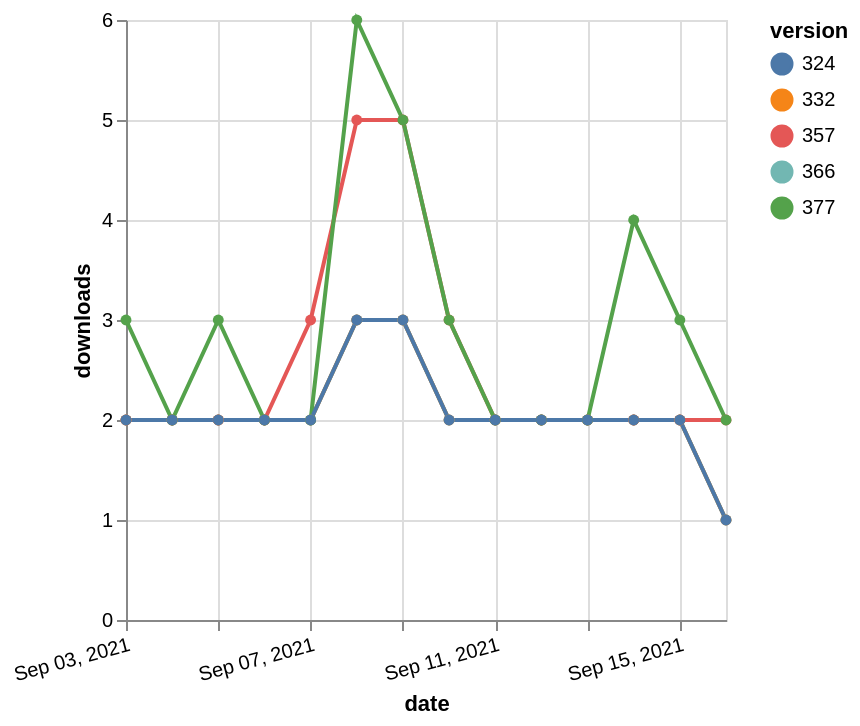

This figure's Vega-Lite source:
### Vega-Lite specification from a JSON file in a GitHub repository (floating-point values rounded to 4 significant figures)
{"$schema": "https://vega.github.io/schema/vega-lite/v5.json", "description": "A simple bar chart with embedded data.", "data": {"values": [{"date": "2021-09-03", "total": 2351, "delta": 2, "version": "366"}, {"date": "2021-09-04", "total": 2353, "delta": 2, "version": "366"}, {"date": "2021-09-05", "total": 2355, "delta": 2, "version": "366"}, {"date": "2021-09-06", "total": 2357, "delta": 2, "version": "366"}, {"date": "2021-09-07", "total": 2359, "delta": 2, "version": "366"}, {"date": "2021-09-08", "total": 2362, "delta": 3, "version": "366"}, {"date": "2021-09-09", "total": 2365, "delta": 3, "version": "366"}, {"date": "2021-09-10", "total": 2367, "delta": 2, "version": "366"}, {"date": "2021-09-11", "total": 2369, "delta": 2, "version": "366"}, {"date": "2021-09-12", "total": 2371, "delta": 2, "version": "366"}, {"date": "2021-09-13", "total": 2373, "delta": 2, "version": "366"}, {"date": "2021-09-14", "total": 2375, "delta": 2, "version": "366"}, {"date": "2021-09-15", "total": 2377, "delta": 2, "version": "366"}, {"date": "2021-09-16", "total": 2378, "delta": 1, "version": "366"}, {"date": "2021-09-03", "total": 2962, "delta": 2, "version": "357"}, {"date": "2021-09-04", "total": 2964, "delta": 2, "version": "357"}, {"date": "2021-09-05", "total": 2966, "delta": 2, "version": "357"}, {"date": "2021-09-06", "total": 2968, "delta": 2, "version": "357"}, {"date": "2021-09-07", "total": 2971, "delta": 3, "version": "357"}, {"date": "2021-09-08", "total": 2976, "delta": 5, "version": "357"}, {"date": "2021-09-09", "total": 2981, "delta": 5, "version": "357"}, {"date": "2021-09-10", "total": 2984, "delta": 3, "version": "357"}, {"date": "2021-09-11", "total": 2986, "delta": 2, "version": "357"}, {"date": "2021-09-12", "total": 2988, "delta": 2, "version": "357"}, {"date": "2021-09-13", "total": 2990, "delta": 2, "version": "357"}, {"date": "2021-09-14", "total": 2992, "delta": 2, "version": "357"}, {"date": "2021-09-15", "total": 2994, "delta": 2, "version": "357"}, {"date": "2021-09-16", "total": 2996, "delta": 2, "version": "357"}, {"date": "2021-09-03", "total": 2794, "delta": 2, "version": "332"}, {"date": "2021-09-04", "total": 2796, "delta": 2, "version": "332"}, {"date": "2021-09-05", "total": 2798, "delta": 2, "version": "332"}, {"date": "2021-09-06", "total": 2800, "delta": 2, "version": "332"}, {"date": "2021-09-07", "total": 2802, "delta": 2, "version": "332"}, {"date": "2021-09-08", "total": 2805, "delta": 3, "version": "332"}, {"date": "2021-09-09", "total": 2808, "delta": 3, "version": "332"}, {"date": "2021-09-10", "total": 2810, "delta": 2, "version": "332"}, {"date": "2021-09-11", "total": 2812, "delta": 2, "version": "332"}, {"date": "2021-09-12", "total": 2814, "delta": 2, "version": "332"}, {"date": "2021-09-13", "total": 2816, "delta": 2, "version": "332"}, {"date": "2021-09-14", "total": 2818, "delta": 2, "version": "332"}, {"date": "2021-09-15", "total": 2820, "delta": 2, "version": "332"}, {"date": "2021-09-16", "total": 2821, "delta": 1, "version": "332"}, {"date": "2021-09-03", "total": 2362, "delta": 3, "version": "377"}, {"date": "2021-09-04", "total": 2364, "delta": 2, "version": "377"}, {"date": "2021-09-05", "total": 2367, "delta": 3, "version": "377"}, {"date": "2021-09-06", "total": 2369, "delta": 2, "version": "377"}, {"date": "2021-09-07", "total": 2371, "delta": 2, "version": "377"}, {"date": "2021-09-08", "total": 2377, "delta": 6, "version": "377"}, {"date": "2021-09-09", "total": 2382, "delta": 5, "version": "377"}, {"date": "2021-09-10", "total": 2385, "delta": 3, "version": "377"}, {"date": "2021-09-11", "total": 2387, "delta": 2, "version": "377"}, {"date": "2021-09-12", "total": 2389, "delta": 2, "version": "377"}, {"date": "2021-09-13", "total": 2391, "delta": 2, "version": "377"}, {"date": "2021-09-14", "total": 2395, "delta": 4, "version": "377"}, {"date": "2021-09-15", "total": 2398, "delta": 3, "version": "377"}, {"date": "2021-09-16", "total": 2400, "delta": 2, "version": "377"}, {"date": "2021-09-03", "total": 2532, "delta": 2, "version": "324"}, {"date": "2021-09-04", "total": 2534, "delta": 2, "version": "324"}, {"date": "2021-09-05", "total": 2536, "delta": 2, "version": "324"}, {"date": "2021-09-06", "total": 2538, "delta": 2, "version": "324"}, {"date": "2021-09-07", "total": 2540, "delta": 2, "version": "324"}, {"date": "2021-09-08", "total": 2543, "delta": 3, "version": "324"}, {"date": "2021-09-09", "total": 2546, "delta": 3, "version": "324"}, {"date": "2021-09-10", "total": 2548, "delta": 2, "version": "324"}, {"date": "2021-09-11", "total": 2550, "delta": 2, "version": "324"}, {"date": "2021-09-12", "total": 2552, "delta": 2, "version": "324"}, {"date": "2021-09-13", "total": 2554, "delta": 2, "version": "324"}, {"date": "2021-09-14", "total": 2556, "delta": 2, "version": "324"}, {"date": "2021-09-15", "total": 2558, "delta": 2, "version": "324"}, {"date": "2021-09-16", "total": 2559, "delta": 1, "version": "324"}]}, "width": "container", "mark": {"type": "line", "point": {"filled": true}}, "encoding": {"x": {"field": "date", "type": "temporal", "timeUnit": "yearmonthdate", "title": "date", "axis": {"labelAngle": -15}}, "y": {"field": "delta", "type": "quantitative", "title": "downloads"}, "color": {"field": "version", "type": "nominal"}, "tooltip": {"field": "delta"}}}
